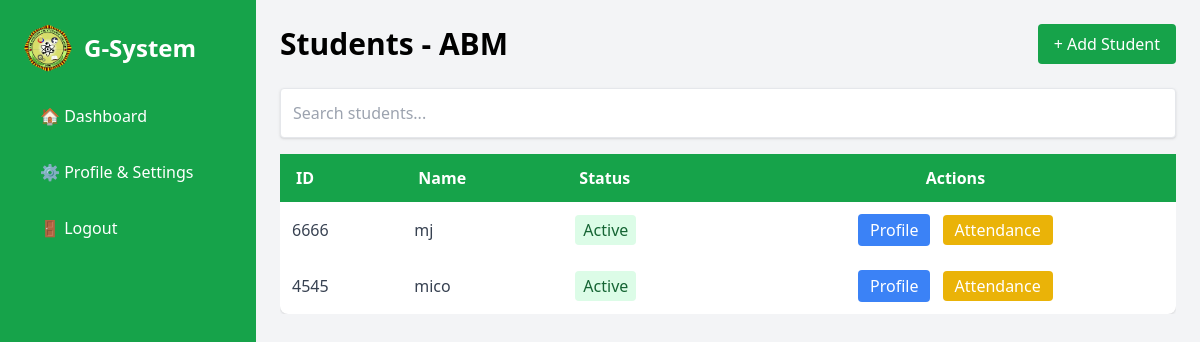
The page /supervisor/view-students/160/ (signed in) on the database its author committed.
### attendance/models.py (models this page shows, shortened)
class Course(models.Model):
    name = models.CharField(max_length=100)
    academic_year = models.ForeignKey(AcademicYear, on_delete=models.CASCADE, related_name='courses')
    semester = models.ForeignKey(Semester, on_delete=models.CASCADE, related_name='courses')
    course_code = models.CharField(max_length=20, blank=True, null=True)
    supervisor = models.ForeignKey('CustomUser', on_delete=models.CASCADE, related_name='courses')
    default_subjects = models.ManyToManyField(Subject, blank=True, related_name='courses')
    created_at = models.DateTimeField(auto_now_add=True)
    updated_at = models.DateTimeField(auto_now=True)
    class Meta:
        unique_together = ('name', 'academic_year', 'semester', 'supervisor')
        ordering = ['-created_at']

class CustomUser(AbstractUser):
    ROLE_CHOICES = (
        ('supervisor', 'Supervisor'),
        ('intern', 'Intern'),
    )
    username = None  # <--- THIS REMOVES THE USERNAME FIELD
    email = models.EmailField(_('email address'), unique=True)
    role = models.CharField(max_length=20, choices=ROLE_CHOICES)
    student_id = models.CharField(max_length=20, unique=True, null=True, blank=True)  # Student ID field
    must_change_password = models.BooleanField(default=True)
    USERNAME_FIELD = 'email'
    REQUIRED_FIELDS = []
    objects = CustomUserManager()

### attendance/views.py (the view)
# urls.py: path('supervisor/view-students/<int:course_id>/', views.view_students, name='view_students'),
@login_required
def view_students(request, course_id):
    course = get_object_or_404(Course, id=course_id, supervisor=request.user)
    student_links = CourseStudent.objects.filter(course=course).select_related('student')
    students = [link.student for link in student_links]
    return render(request, 'Supervisor/view-students.html', {
        'course': course,
        'students': students,
    })

### attendance/templates/Supervisor/view-students.html (shortened to what this page needs)
{% load static %}
<!DOCTYPE html>
<html lang="en">
<head>
    <script src="https://cdn.tailwindcss.com"></script>
    <link rel="stylesheet" href="{% static 'assets/custom.css' %}" />
</head>
<body class="bg-gray-100">
<div class="flex h-screen overflow-hidden">
    <aside id="sidebar" class="fixed lg:relative z-40 lg:z-auto top-0 left-0 w-64 h-full bg-green-600 text-white p-6 transform -translate-x-full lg:translate-x-0 transition-transform duration-300 ease-in-out">
        <div class="flex items-center space-x-3 mb-6">
        <img src="{% static 'assets/fepclogo.png' %}" alt="Logo" class="w-12 h-12 rounded-full">
        <h2 class="text-2xl font-bold">G-System</h2>
        </div>
        <ul class="space-y-4">
            <li><a href="{% url 'supervisor_dashboard' %}" class="block py-2 px-4 rounded hover:bg-yellow-500">🏠 Dashboard</a></li>
            <li><a href="{% url 'supervisor_profile' %}" class="block py-2 px-4 rounded hover:bg-blue-600">⚙️ Profile & Settings</a></li>
            <li><button onclick="openLogoutModal()" class="w-full text-left py-2 px-4 rounded hover:bg-red-600">🚪 Logout</button></li>
        </ul>
    </aside>
   <main class="flex-1 p-4 lg:p-6 overflow-y-auto">
        <div class="flex justify-between items-center mb-6">
            <h1 class="text-3xl font-bold" id="courseTitle" data-course-id="{{ course.id }}">
                Students - {{ course.name }}
            </h1>
            <button id="addStudentBtn" class="bg-green-600 text-white px-4 py-2 rounded hover:bg-yellow-500">
                + Add Student
            </button>
        </div>
        <div class="mb-4">
            <input type="text" id="searchStudent" placeholder="Search students..." class="w-full p-3 border rounded shadow" />
        </div>
        <div class="overflow-x-auto">
            <table class="min-w-full bg-white shadow rounded-lg">
                <thead class="bg-green-600 text-white">
                    <tr>
                        <th class="py-3 px-4 text-left">ID</th>
                        <th class="py-3 px-4 text-left">Name</th>
                        <th class="py-3 px-4 text-left">Status</th>
                        <th class="py-3 px-4 text-center">Actions</th>
                    </tr>
                </thead>
                <tbody id="studentList" class="text-gray-700">
                    {% for student in students %}
                        <tr class="hover:bg-gray-100">
                            <td class="p-3 student-id">{{ student.student_id }}</td>
                            <td class="p-3 student-name">{{ student.get_full_name }}</td>
                            <td class="p-3">
                                <span class="bg-green-100 text-green-800 px-2 py-1 rounded">Active</span>
                            </td>
                            <td class="p-3 text-center space-x-2">
                                <button class="bg-blue-500 text-white px-3 py-1 rounded hover:bg-blue-600 profileBtn">Profile</button>
                                <a href="{% url 'view_intern_attendance' student.id %}" class="bg-yellow-500 text-white px-3 py-1 rounded hover:bg-yellow-600">Attendance</a>
                            </td>
                        </tr>
                    {% endfor %}
                </tbody>
            </table>
        </div>
    </main>
</div>
</body>
</html>

### rows shown on the page
Course: name "ABM"
CustomUser: student_id "6666", get_full_name "mj"
CustomUser: student_id "4545", get_full_name "mico"
